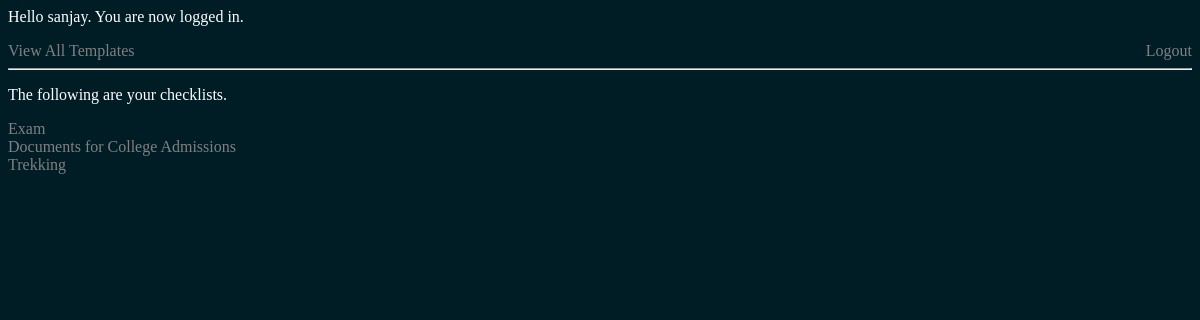
The page /accounts/loggedin/ (signed in) on the database as committed earlier.
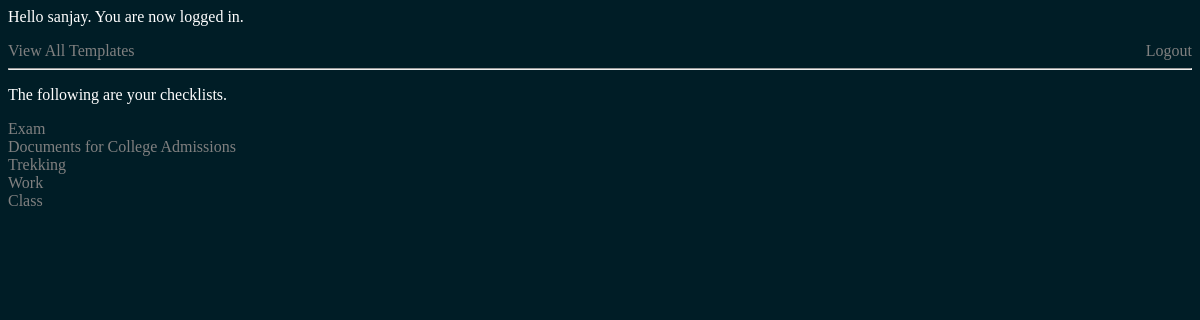
The same page on the database as committed later.
### example/models.py (models this page shows, shortened)
class Copy(models.Model):
    user = models.ForeignKey(User)
    template = models.ForeignKey(Template)
    title = models.CharField(max_length=100)

### example/views.py (the view)
def loggedin_view(request):
    if request.user.is_authenticated():
        user = request.user
        return render(request,"loggedin.html",{'user':user})
    else:
        response="<a href='/accounts/login/'>Click here</a> to login."
        return HttpResponse(response)

### example/templates/loggedin.html (shortened to what this page needs)
<html>
    {% load staticfiles %}
    <head>
        <link href="{% static 'style.css' %}" rel='stylesheet' type='text/css'/>
    </head>
    <body>
        Hello {{user.username}}. You are now logged in.
        <p><a href="/accounts/logout" style='float:right;'>Logout</a></p>
        <a href={% url 'template_url' %}>View All Templates</a><hr>
        <p>The following are your checklists.</p>
        {% for checklist in user.copy_set.all %}
        <a href={% url 'detail_url' checklist.id %}>{{checklist.title}}</a><br />
        {% endfor %}
    </body>
</html>

### example/static/style.css (style rules this page uses)
body { background-color:#001d26; color:white; }
a { color:grey; text-decoration:none; }

Rows that differ between the two databases and show on the page:
added Copy: title "Work"
added Copy: title "Class"
